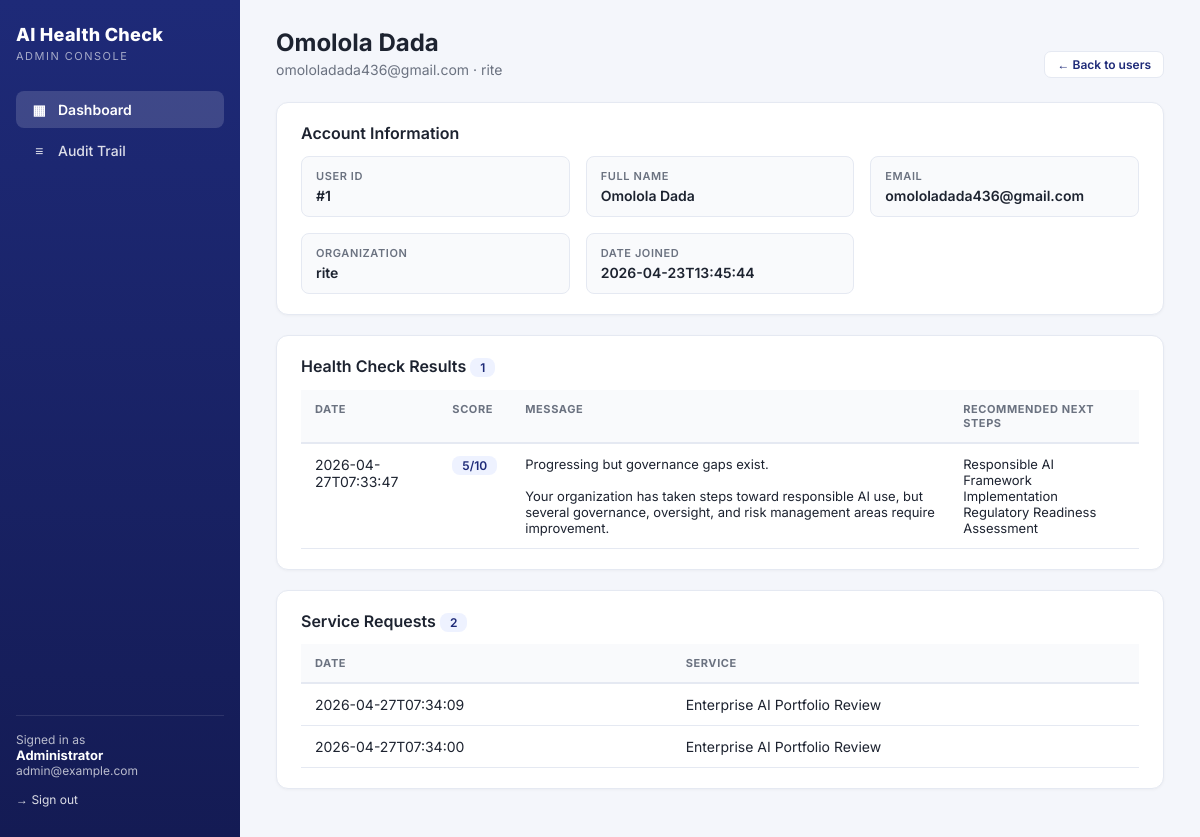
/admin/user/1 (signed in), run on an earlier commit of the app's database.
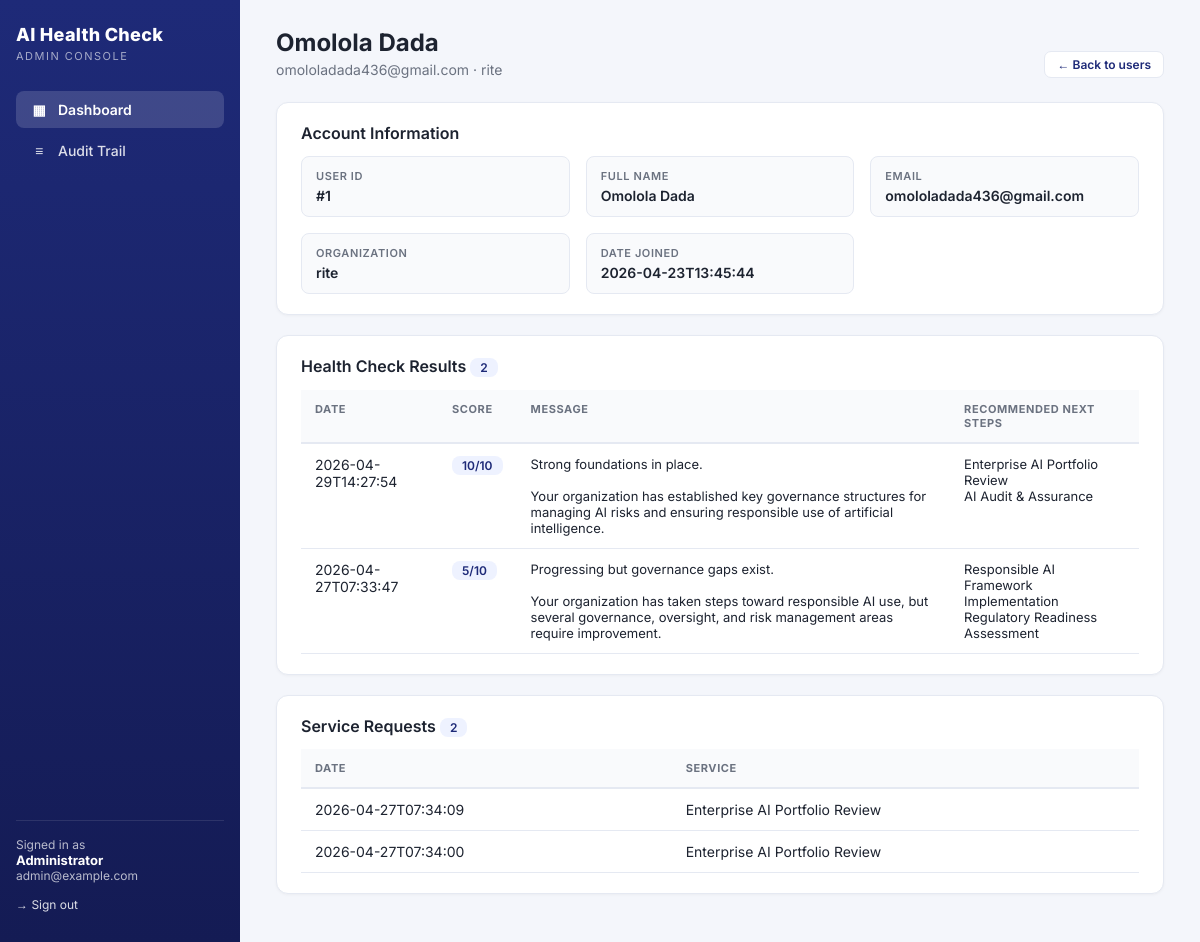
And on a later commit of the database.
### tables this page shows
CREATE TABLE health_check_results (
            id INTEGER PRIMARY KEY AUTOINCREMENT,
            user_id INTEGER NOT NULL,
            score INTEGER NOT NULL,
            message TEXT,
            next_step TEXT,
            date_submitted TEXT,
            FOREIGN KEY (user_id) REFERENCES users (id)
        );

CREATE TABLE upgrade_requests (
            id INTEGER PRIMARY KEY AUTOINCREMENT,
            user_id INTEGER NOT NULL,
            service_type TEXT,
            date_submitted TEXT,
            FOREIGN KEY (user_id) REFERENCES users (id)
        );

### main.py (the view)
@app.route('/admin/user/<int:user_id>')
@admin_required
def admin_user_detail(user_id):
    conn = sqlite3.connect(DB_NAME)
    c = conn.cursor()
    c.execute('SELECT id, name, email, organization, date_joined FROM users WHERE id = ?',
              (user_id,))
    user = c.fetchone()
    if not user:
        conn.close()
        return "User not found", 404
    c.execute('''SELECT score, message, next_step, date_submitted
                 FROM health_check_results WHERE user_id = ?
                 ORDER BY date_submitted DESC''', (user_id,))
    health_checks = c.fetchall()
    c.execute('''SELECT service_type, date_submitted FROM upgrade_requests
                 WHERE user_id = ? ORDER BY date_submitted DESC''', (user_id,))
    requests_list = c.fetchall()
    conn.close()
    log_audit('admin', session.get('admin_id'), session.get('admin_email'),
              'VIEW_USER_DETAIL', f'User ID: {user_id}, Email: {user[2]}')
    return render_template('admin_user_detail.html', user=user,
                           health_checks=health_checks, requests_list=requests_list)

### main.py (called while the page is built)
def log_audit(actor_type, actor_id, actor_email, action, details=None):
    try:
        conn = sqlite3.connect(DB_NAME)
        c = conn.cursor()
        c.execute('''
            INSERT INTO audit_logs
                (timestamp, actor_type, actor_id, actor_email, action, details, ip_address)
            VALUES (?, ?, ?, ?, ?, ?, ?)
        ''', (datetime.datetime.now().isoformat(), actor_type, actor_id,
              actor_email, action, details, request.remote_addr if request else None))
        conn.commit()
        conn.close()
    except Exception as e:
        print(f"Audit log error: {e}")

def admin_required(f):
    @wraps(f)
    def wrapper(*args, **kwargs):
        if not session.get('admin_id'):
            return redirect(url_for('admin_login'))
        return f(*args, **kwargs)
    return wrapper

### templates/admin_user_detail.html (shortened to what this page needs)
{% extends "admin_base.html" %}
{% set active = 'dashboard' %}
{% block content %}
<div class="page-head">
    <div>
        <h1>{{ user[1] }}</h1>
        <p>{{ user[2] }} · {{ user[3] }}</p>
    </div>
    <div>
        <a href="{{ url_for('admin_dashboard') }}" class="btn secondary sm">← Back to users</a>
    </div>
</div>
<div class="card">
    <h2>Account Information</h2>
    <div class="info-grid">
        <div class="info-item"><div class="k">User ID</div><div class="v">#{{ user[0] }}</div></div>
        <div class="info-item"><div class="k">Full Name</div><div class="v">{{ user[1] }}</div></div>
        <div class="info-item"><div class="k">Email</div><div class="v">{{ user[2] }}</div></div>
        <div class="info-item"><div class="k">Organization</div><div class="v">{{ user[3] }}</div></div>
        <div class="info-item"><div class="k">Date Joined</div><div class="v">{{ user[4][:19] if user[4] else '-' }}</div></div>
    </div>
</div>
<div class="card">
    <h2>Health Check Results <span class="pill">{{ health_checks|length }}</span></h2>
    {% if health_checks %}
    <div class="table-wrap">
    <table class="tbl">
        <thead>
            <tr><th>Date</th><th>Score</th><th>Message</th><th>Recommended Next Steps</th></tr>
        </thead>
        <tbody>
        {% for h in health_checks %}
            <tr>
                <td>{{ h[3][:19] if h[3] else '' }}</td>
                <td><span class="pill">{{ h[0] }}/10</span></td>
                <td><pre class="preserve">{{ h[1] }}</pre></td>
                <td><pre class="preserve">{{ h[2] }}</pre></td>
            </tr>
        {% endfor %}
        </tbody>
    </table>
    </div>
    {% else %}
        <div class="empty"><div class="ico">📋</div><p>No health checks submitted yet.</p></div>
    {% endif %}
</div>
<div class="card">
    <h2>Service Requests <span class="pill">{{ requests_list|length }}</span></h2>
    {% if requests_list %}
    <div class="table-wrap">
    <table class="tbl">
        <thead><tr><th>Date</th><th>Service</th></tr></thead>
        <tbody>
        {% for r in requests_list %}
            <tr>
                <td>{{ r[1][:19] if r[1] else '' }}</td>
                <td>{{ r[0] }}</td>
            </tr>
        {% endfor %}
        </tbody>
    </table>
    </div>
    {% else %}
        <div class="empty"><div class="ico">✉</div><p>No service requests yet.</p></div>
    {% endif %}
</div>
{% endblock %}

What changed in the data, as far as the page shows it:
added health_check_results: date_submitted "2026-04-29T14:27:54", score "10", message "Strong foundations in place. Your organization has established key governance structures for managing AI risks and ensuring responsible use of artificial intelligence.", next_step "Enterprise AI Portfolio Review AI Audit & Assurance"
Also different on the page:
{{ health_checks|length }}: "1" → "2"
